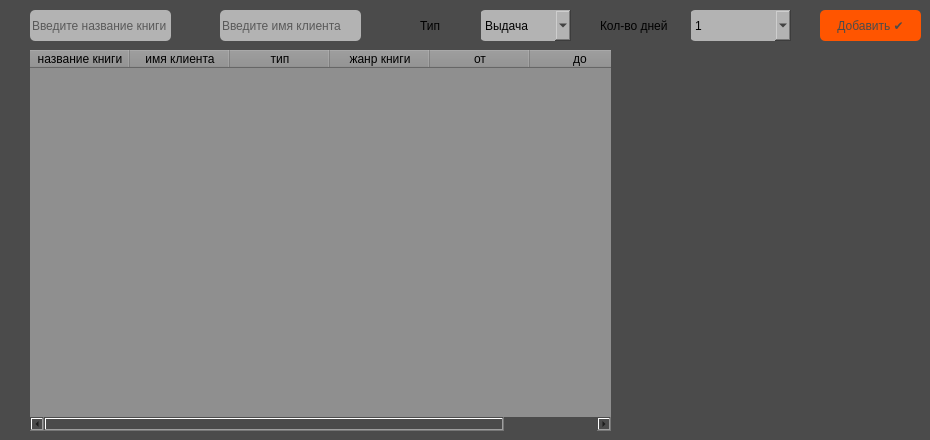
    <widget class="QWidget" name="tab">
     <property name="styleSheet">
      <string notr="true">background-color: rgb(85, 0, 255);
background-color: rgb(75, 75, 75);
background-color: rgb(150, 50, 0);
background-color: rgb(150, 50, 0);
background-color: rgb(170, 0, 0);
background-color: rgb(170, 0, 0);
background-color: rgb(75, 75, 75);</string>
     </property>
     <attribute name="title">
      <string>операция</string>
     </attribute>
     <widget class="QTableWidget" name="operations_tbl_wid">
      <property name="geometry">
       <rect>
        <x>30</x>
        <y>50</y>
        <width>581</width>
        <height>381</height>
       </rect>
      </property>
      <property name="font">
       <font>
        <pointsize>12</pointsize>
       </font>
      </property>
      <property name="styleSheet">
       <string notr="true">background-color: rgb(79, 238, 0);
background-color: rgb(143, 143, 143);
border-radius: 5px;</string>
      </property>
      <column>
       <property name="text">
        <string>название книги</string>
       </property>
      </column>
      <column>
       <property name="text">
        <string>имя клиента</string>
       </property>
      </column>
      <column>
       <property name="text">
        <string>тип</string>
       </property>
      </column>
      <column>
       <property name="text">
        <string>жанр книги</string>
       </property>
      </column>
      <column>
       <property name="text">
        <string>от</string>
       </property>
      </column>
      <column>
       <property name="text">
        <string>до</string>
       </property>
      </column>
     </widget>
     <widget class="QPushButton" name="btn_record_oper">
      <property name="geometry">
       <rect>
        <x>820</x>
        <y>10</y>
        <width>101</width>
        <height>31</height>
       </rect>
      </property>
      <property name="styleSheet">
       <string notr="true">background-color: rgb(255, 85, 0);
color: rgb(75, 75, 75);
font: 9pt &quot;Segoe UI&quot;;
border-radius: 5px;</string>
      </property>
      <property name="text">
       <string>Добавить ✔️</string>
      </property>
     </widget>
     <widget class="QLineEdit" name="ledit_title_book">
      <property name="geometry">
       <rect>
        <x>30</x>
        <y>10</y>
        <width>141</width>
        <height>31</height>
       </rect>
      </property>
      <property name="styleSheet">
       <string notr="true">alternate-background-color: rgb(85, 170, 255);
background-color: rgb(179, 179, 179);
border-radius: 5px;</string>
      </property>
      <property name="placeholderText">
       <string>Введите название книги</string>
      </property>
     </widget>
     <widget class="QComboBox" name="operation_cmb_box">
      <property name="geometry">
       <rect>
        <x>480</x>
        <y>10</y>
        <width>91</width>
        <height>31</height>
       </rect>
      </property>
      <property name="styleSheet">
       <string notr="true">background-color: rgb(179, 179, 179);
border-radius: 5px;</string>
      </property>
      <item>
       <property name="text">
        <string>Выдача</string>
       </property>
      </item>
      <item>
       <property name="text">
        <string>Возврат</string>
       </property>
      </item>
     </widget>
     <widget class="QComboBox" name="days_cmb_box">
      <property name="geometry">
       <rect>
        <x>690</x>
        <y>10</y>
        <width>101</width>
        <height>31</height>
       </rect>
      </property>
      <property name="styleSheet">
       <string notr="true">background-color: rgb(179, 179, 179);
border-radius: 5px;</string>
      </property>
      <item>
       <property name="text">
        <string>1</string>
       </property>
      </item>
      <item>
       <property name="text">
        <string>2</string>
       </property>
      </item>
      <item>
       <property name="text">
        <string>3</string>
       </property>
      </item>
      <item>
       <property name="text">
        <string>4</string>
       </property>
      </item>
      <item>
       <property name="text">
        <string>5</string>
       </property>
      </item>
      <item>
       <property name="text">
        <string>6</string>
       </property>
      </item>
      <item>
       <property name="text">
        <string>7</string>
       </property>
      </item>
      <item>
       <property name="text">
        <string>8</string>
       </property>
      </item>
      <item>
       <property name="text">
        <string>9</string>
       </property>
      </item>
      <item>
       <property name="text">
        <string>10</string>
       </property>
      </item>
      <item>
       <property name="text">
        <string>11</string>
       </property>
      </item>
      <item>
       <property name="text">
        <string>12</string>
       </property>
      </item>
     </widget>
     <widget class="QLabel" name="label_2">
      <property name="geometry">
       <rect>
        <x>420</x>
        <y>10</y>
        <width>61</width>
        <height>31</height>
       </rect>
      </property>
      <property name="styleSheet">
       <string notr="true">font: 9pt &quot;Segoe UI&quot;;</string>
      </property>
      <property name="text">
       <string>Тип</string>
      </property>
     </widget>
     <widget class="QLabel" name="label_3">
      <property name="geometry">
       <rect>
        <x>600</x>
        <y>10</y>
        <width>91</width>
        <height>31</height>
       </rect>
      </property>
      <property name="styleSheet">
       <string notr="true">font: 9pt &quot;Segoe UI&quot;;</string>
      </property>
      <property name="text">
       <string>Кол-во дней</string>
      </property>
     </widget>
     <widget class="QLineEdit" name="lidit_name_client">
      <property name="geometry">
       <rect>
        <x>220</x>
        <y>10</y>
        <width>141</width>
        <height>31</height>
       </rect>
      </property>
      <property name="styleSheet">
       <string notr="true">background-color: rgb(179, 179,179);
border-radius: 5px;</string>
      </property>
      <property name="text">
       <string/>
      </property>
      <property name="placeholderText">
       <string>Введите имя клиента</string>
      </property>
     </widget>
    </widget>
